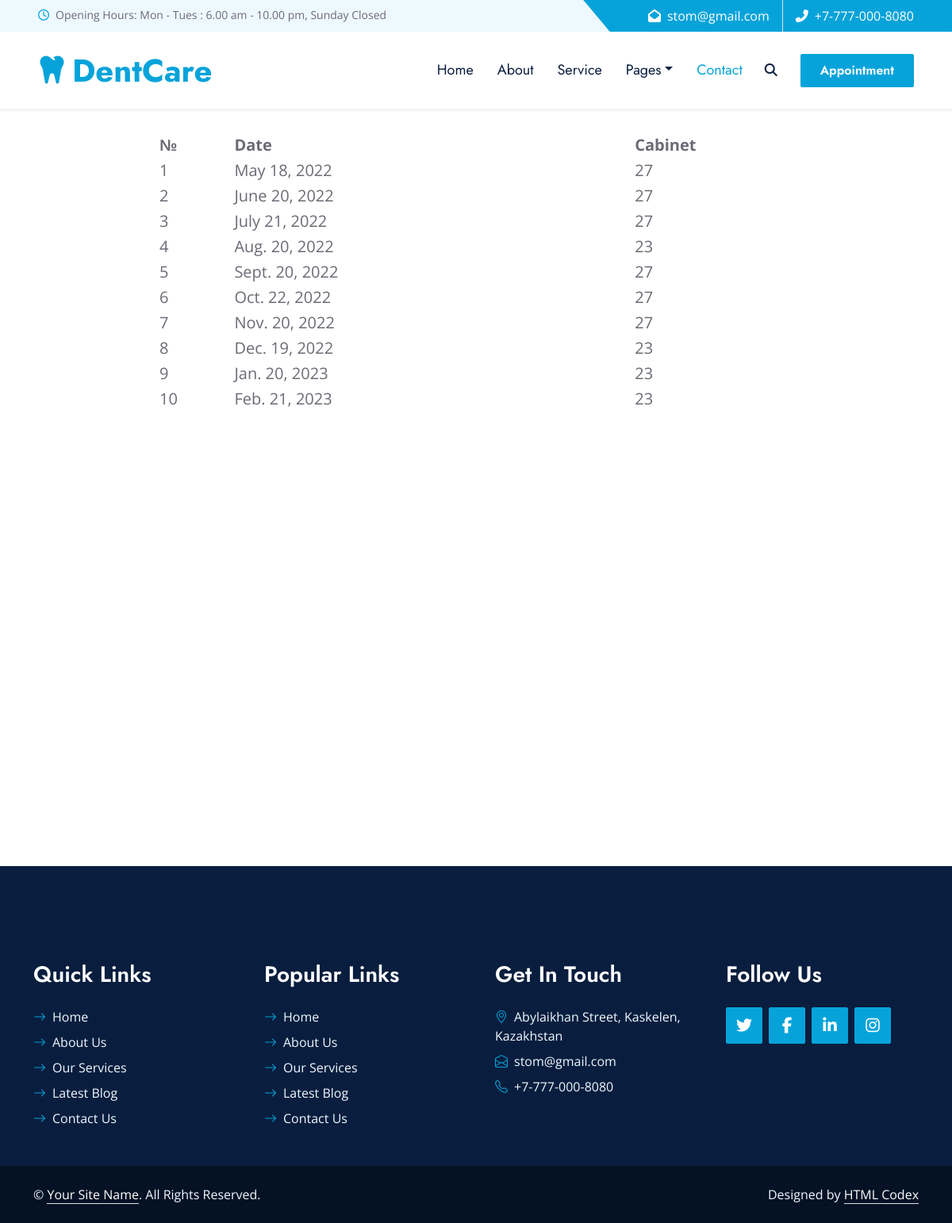
The page /patient_sch.html on the database its author committed.
### website/models.py (models this page shows)
class id16200422(models.Model):
    number = models.IntegerField()
    date = models.DateField()
    cabinet = models.IntegerField()

### website/views.py (the view)
# urls.py: path('patient_sch.html', views.patientsch, name="patientsch"),
def patientsch(request):
	id = id16200422.objects.all
	return render(request, 'patient_sch.html', {'id16200422': id})

### website/templates/patient_sch.html (shortened to what this page needs)
{% load static %}
<!DOCTYPE html>
<html lang="en">
<head>
    <link rel="stylesheet" href="{% static 'website/https://cdnjs.cloudflare.com/ajax/libs/font-awesome/5.10.0/css/all.min.css' %}">
    <link rel="stylesheet" href="{% static 'website/https://cdn.jsdelivr.net/npm/bootstrap-icons@1.4.1/font/bootstrap-icons.css' %}">
    <link rel="stylesheet" href="{% static 'website/lib/owlcarousel/assets/owl.carousel.min.css' %}" >
    <link rel="stylesheet" href="{% static 'website/lib/animate/animate.min.css' %}">
    <link rel="stylesheet" href="{% static 'website/lib/tempusdominus/css/tempusdominus-bootstrap-4.min.css' %}" />
    <link rel="stylesheet" href="{% static 'website/lib/twentytwenty/twentytwenty.css' %}" />
    <link rel="stylesheet" href="{% static 'website/css/bootstrap.min.css' %}">
    <link rel="stylesheet" href="{% static 'website/css/style.css' %}">
</head>
<body>
    <div class="container-fluid bg-light ps-5 pe-0 d-none d-lg-block">
        <div class="row gx-0">
            <div class="col-md-6 text-center text-lg-start mb-2 mb-lg-0">
                <div class="d-inline-flex align-items-center">
                    <small class="py-2"><i class="far fa-clock text-primary me-2"></i>Opening Hours: Mon - Tues : 6.00 am - 10.00 pm, Sunday Closed </small>
                </div>
            </div>
            <div class="col-md-6 text-center text-lg-end">
                <div class="position-relative d-inline-flex align-items-center bg-primary text-white top-shape px-5">
                    <div class="me-3 pe-3 border-end py-2">
                        <p class="m-0"><i class="fa fa-envelope-open me-2"></i>stom@gmail.com</p>
                    </div>
                    <div class="py-2">
                        <p class="m-0"><i class="fa fa-phone-alt me-2"></i>+7-777-000-8080</p>
                    </div>
                </div>
            </div>
        </div>
    </div>
    <nav class="navbar navbar-expand-lg bg-white navbar-light shadow-sm px-5 py-3 py-lg-0">
        <a href="index.html" class="navbar-brand p-0">
            <h1 class="m-0 text-primary"><i class="fa fa-tooth me-2"></i>DentCare</h1>
        </a>
        <div class="collapse navbar-collapse" id="navbarCollapse">
            <div class="navbar-nav ms-auto py-0">
                <a href="index.html" class="nav-item nav-link">Home</a>
                <a href="about.html" class="nav-item nav-link">About</a>
                <a href="service.html" class="nav-item nav-link">Service</a>
                <div class="nav-item dropdown">
                    <a href="#" class="nav-link dropdown-toggle" data-bs-toggle="dropdown">Pages</a>
                </div>
                <a href="contact.html" class="nav-item nav-link active">Contact</a>
            </div>
            <button type="button" class="btn text-dark" data-bs-toggle="modal" data-bs-target="#searchModal"><i class="fa fa-search"></i></button>
            <a href="appointment.html" class="btn btn-primary py-2 px-4 ms-3">Appointment</a>
        </div>
    </nav>
    <div class="tbl">
    <table>
        <tr>
            <th>№</th>
            <th>Date</th>
            <th>Cabinet</th>
        </tr>
        {% for id16200422 in id16200422 %}
        <tr>
            <td>{{id16200422.number}}</td>
            <td>{{id16200422.date}}</td>
            <td>{{id16200422.cabinet}}</td>
        </tr>
        {% endfor %}
    </table>
</div>
    <div class="container-fluid bg-dark text-light py-5 wow fadeInUp" data-wow-delay="0.3s" style="margin-top: -75px;">
        <div class="container pt-5">
            <div class="row g-5 pt-4">
                <div class="col-lg-3 col-md-6">
                    <h3 class="text-white mb-4">Quick Links</h3>
                    <div class="d-flex flex-column justify-content-start">
                        <a class="text-light mb-2" href="#"><i class="bi bi-arrow-right text-primary me-2"></i>Home</a>
                        <a class="text-light mb-2" href="#"><i class="bi bi-arrow-right text-primary me-2"></i>About Us</a>
                        <a class="text-light mb-2" href="#"><i class="bi bi-arrow-right text-primary me-2"></i>Our Services</a>
                        <a class="text-light mb-2" href="#"><i class="bi bi-arrow-right text-primary me-2"></i>Latest Blog</a>
                        <a class="text-light" href="#"><i class="bi bi-arrow-right text-primary me-2"></i>Contact Us</a>
                    </div>
                </div>
                <div class="col-lg-3 col-md-6">
                    <h3 class="text-white mb-4">Popular Links</h3>
                    <div class="d-flex flex-column justify-content-start">
                        <a class="text-light mb-2" href="#"><i class="bi bi-arrow-right text-primary me-2"></i>Home</a>
                        <a class="text-light mb-2" href="#"><i class="bi bi-arrow-right text-primary me-2"></i>About Us</a>
                        <a class="text-light mb-2" href="#"><i class="bi bi-arrow-right text-primary me-2"></i>Our Services</a>
                        <a class="text-light mb-2" href="#"><i class="bi bi-arrow-right text-primary me-2"></i>Latest Blog</a>
                        <a class="text-light" href="#"><i class="bi bi-arrow-right text-primary me-2"></i>Contact Us</a>
                    </div>
                </div>
                <div class="col-lg-3 col-md-6">
                    <h3 class="text-white mb-4">Get In Touch</h3>
                    <p class="mb-2"><i class="bi bi-geo-alt text-primary me-2"></i>Abylaikhan Street, Kaskelen, Kazakhstan</p>
                    <p class="mb-2"><i class="bi bi-envelope-open text-primary me-2"></i>stom@gmail.com</p>
                    <p class="mb-0"><i class="bi bi-telephone text-primary me-2"></i>+7-777-000-8080</p>
                </div>
                <div class="col-lg-3 col-md-6">
                    <h3 class="text-white mb-4">Follow Us</h3>
                    <div class="d-flex">
                        <a class="btn btn-lg btn-primary btn-lg-square rounded me-2" href="#"><i class="fab fa-twitter fw-normal"></i></a>
                        <a class="btn btn-lg btn-primary btn-lg-square rounded me-2" href="#"><i class="fab fa-facebook-f fw-normal"></i></a>
                        <a class="btn btn-lg btn-primary btn-lg-square rounded me-2" href="#"><i class="fab fa-linkedin-in fw-normal"></i></a>
                        <a class="btn btn-lg btn-primary btn-lg-square rounded" href="#"><i class="fab fa-instagram fw-normal"></i></a>
                    </div>
                </div>
            </div>
        </div>
    </div>
    <div class="container-fluid text-light py-4" style="background: #051225;">
        <div class="container">
            <div class="row g-0">
                <div class="col-md-6 text-center text-md-start">
                    <p class="mb-md-0">&copy; <a class="text-white border-bottom" href="#">Your Site Name</a>. All Rights Reserved.</p>
                </div>
                <div class="col-md-6 text-center text-md-end">
                    <p class="mb-0">Designed by <a class="text-white border-bottom" href="https://htmlcodex.com">HTML Codex</a></p>
                </div>
            </div>
        </div>
    </div>
</body>
</html>

### static/website/css/style.css (style rules this page uses)
:root { --primary: #06A3DA; --secondary: #F57E57; --light: #EEF9FF; --dark: #091E3E; }
h1, h2, .font-weight-bold { font-weight: 700 !important; }
h3, h4, .font-weight-semi-bold { font-weight: 600 !important; }
.btn { font-family: 'Jost', sans-serif; font-weight: 600; transition: .5s; }
.btn-primary, .btn-secondary { color: #FFFFFF; }
.btn-lg-square { width: 46px; height: 46px; }
.btn-square, .btn-sm-square, .btn-lg-square { padding-left: 0; padding-right: 0; text-align: center; }
.top-shape::before { position: absolute; content: ""; width: 35px; height: 100%; top: 0; left: -17px; background: var(--primary); transform: skew(40deg); }
.navbar-light .navbar-nav .nav-link { font-family: 'Jost', sans-serif; padding: 35px 15px; font-size: 18px; color: var(--dark); outline: none; transition: .5s; }
.navbar-light .navbar-nav .nav-link:hover, .navbar-light .navbar-nav .nav-link.active { color: var(--primary); }

### website/templates/patient_sch.html (style rules this page uses)
.tbl { height: 1000px; }
table { width: 900px; height: 200px; font-size: 20px; margin: 30px 30px 30px 200px; border: 5px; border-color: black; }

### rows shown on the page
id16200422: number "1", date "May 18, 2022", cabinet "27"
id16200422: number "2", date "June 20, 2022", cabinet "27"
id16200422: number "3", date "July 21, 2022", cabinet "27"
id16200422: number "4", date "Aug. 20, 2022", cabinet "23"
id16200422: number "5", date "Sept. 20, 2022", cabinet "27"
id16200422: number "6", date "Oct. 22, 2022", cabinet "27"
id16200422: number "7", date "Nov. 20, 2022", cabinet "27"
id16200422: number "8", date "Dec. 19, 2022", cabinet "23"
id16200422: number "9", date "Jan. 20, 2023", cabinet "23"
id16200422: number "10", date "Feb. 21, 2023", cabinet "23"
